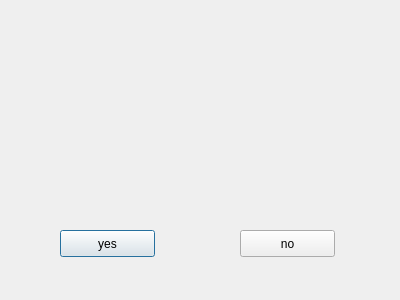
<?xml version="1.0" encoding="UTF-8"?>
<ui version="4.0">
 <class>smoke_Alert_Dialog</class>
 <widget class="QDialog" name="smoke_Alert_Dialog">
  <property name="geometry">
   <rect>
    <x>0</x>
    <y>0</y>
    <width>400</width>
    <height>300</height>
   </rect>
  </property>
  <property name="windowTitle">
   <string>Dialog</string>
  </property>
  <widget class="QLabel" name="label">
   <property name="geometry">
    <rect>
     <x>0</x>
     <y>0</y>
     <width>400</width>
     <height>300</height>
    </rect>
   </property>
   <property name="styleSheet">
    <string notr="true">border-image: url(:/1_120406110829_5.png);</string>
   </property>
   <property name="text">
    <string/>
   </property>
  </widget>
  <widget class="QLabel" name="label_2">
   <property name="geometry">
    <rect>
     <x>20</x>
     <y>20</y>
     <width>241</width>
     <height>161</height>
    </rect>
   </property>
   <property name="font">
    <font>
     <family>Abyssinica SIL</family>
     <pointsize>16</pointsize>
    </font>
   </property>
   <property name="text">
    <string/>
   </property>
  </widget>
  <widget class="QPushButton" name="yes_pushButton">
   <property name="geometry">
    <rect>
     <x>60</x>
     <y>230</y>
     <width>95</width>
     <height>27</height>
    </rect>
   </property>
   <property name="text">
    <string>yes</string>
   </property>
  </widget>
  <widget class="QPushButton" name="no_pushButton">
   <property name="geometry">
    <rect>
     <x>240</x>
     <y>230</y>
     <width>95</width>
     <height>27</height>
    </rect>
   </property>
   <property name="text">
    <string>no</string>
   </property>
  </widget>
 </widget>
 <resources/>
 <connections/>
</ui>
